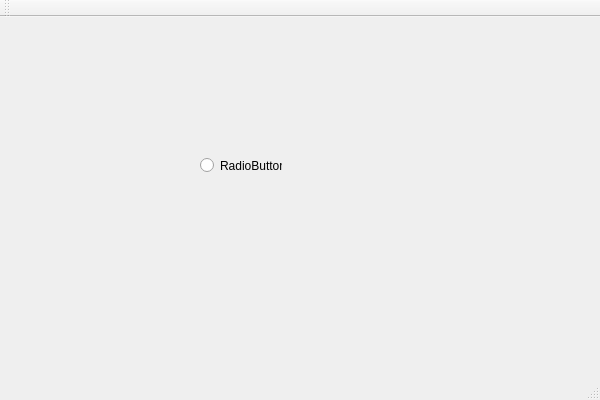
<?xml version="1.0" encoding="UTF-8"?>
<ui version="4.0">
 <class>Heimdall1Class</class>
 <widget class="QMainWindow" name="Heimdall1Class">
  <property name="geometry">
   <rect>
    <x>0</x>
    <y>0</y>
    <width>600</width>
    <height>400</height>
   </rect>
  </property>
  <property name="windowTitle">
   <string>Heimdall1</string>
  </property>
  <widget class="QWidget" name="centralWidget">
   <widget class="QRadioButton" name="radioButton">
    <property name="geometry">
     <rect>
      <x>200</x>
      <y>140</y>
      <width>82</width>
      <height>17</height>
     </rect>
    </property>
    <property name="text">
     <string>RadioButton</string>
    </property>
   </widget>
  </widget>
  <widget class="QMenuBar" name="menuBar">
   <property name="geometry">
    <rect>
     <x>0</x>
     <y>0</y>
     <width>600</width>
     <height>21</height>
    </rect>
   </property>
  </widget>
  <widget class="QToolBar" name="mainToolBar">
   <attribute name="toolBarArea">
    <enum>TopToolBarArea</enum>
   </attribute>
   <attribute name="toolBarBreak">
    <bool>false</bool>
   </attribute>
  </widget>
  <widget class="QStatusBar" name="statusBar"/>
 </widget>
 <layoutdefault spacing="6" margin="11"/>
 <resources>
  <include location="Heimdall1.qrc"/>
 </resources>
 <connections/>
</ui>
